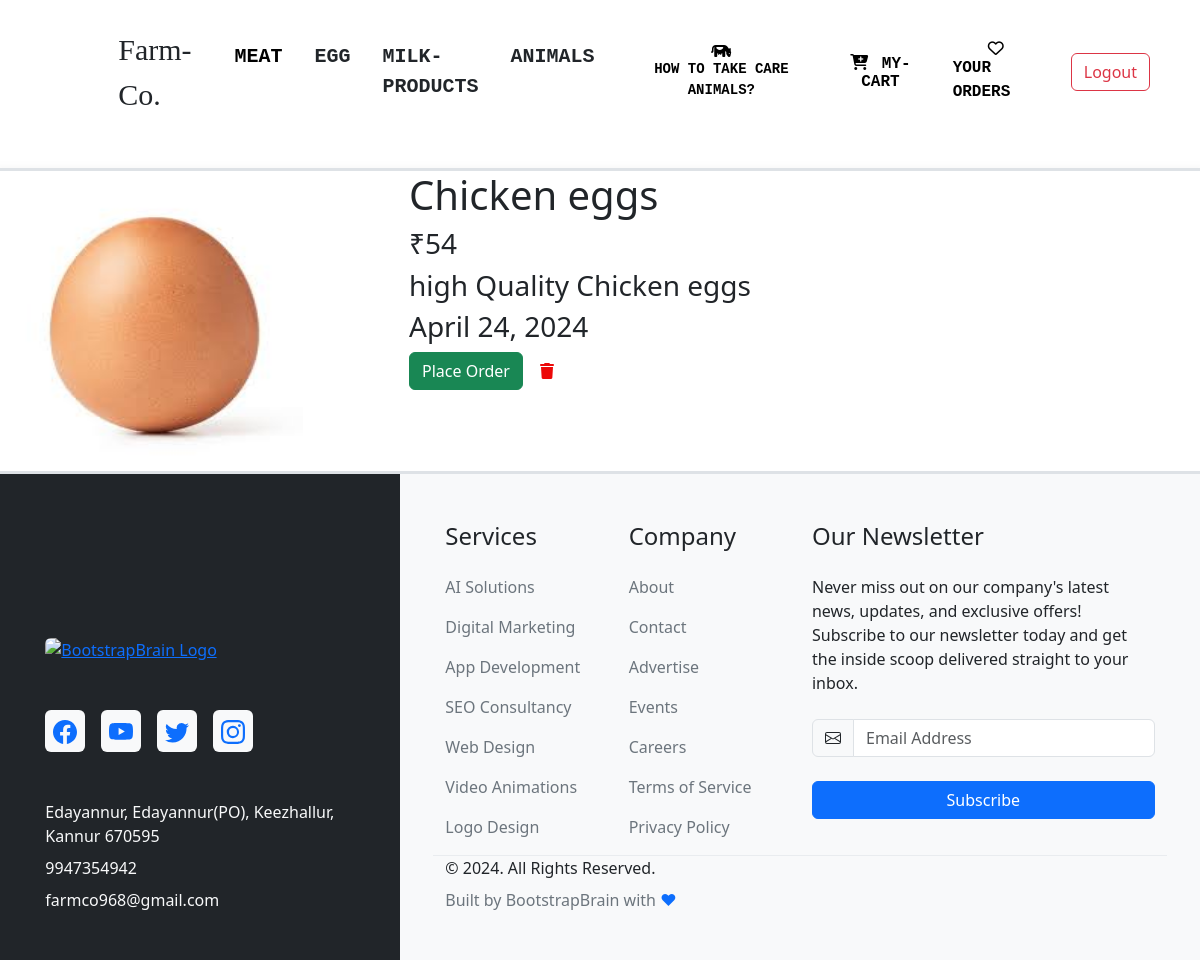
The app's page /user/lcart (signed in) with its own data.
### account/models.py (models this page shows, shortened)
class Cart(models.Model):
    product=models.ForeignKey(products,on_delete=models.CASCADE)
    date=models.DateField(auto_now_add=True)
    user=models.ForeignKey(User,on_delete=models.CASCADE)
    status=models.CharField(max_length=100)

class products(models.Model):
    title=models.CharField(max_length=100)
    description=models.CharField(max_length=500)
    price=models.IntegerField()
    image=models.ImageField(upload_to="product_images")
    options=(
        ('kg','kg'),
        ('litre','litre'),
        ('packet','packet'),
        ('bottle','bottle'),
        ('tin','tin'),
        ('dozen','dozen'),
        ('cownumber','cownumber'),
        ('goatnumber','goatnumber'),
        ('chickennumber','chickennumber'),
        ('pignumber','pignumber'),
        ('ducknumber','ducknumber'),
        ('rabbitnumber','rabbitnumber'),
        ('horsenumber','horsenumber'),
    )
    categories=models.CharField(max_length=200,choices=options)
    stock=models.IntegerField()

### user/views.py (the view)
# urls.py: path("lcart",CartListView.as_view(),name="lcart"),
@method_decorator(dec,name="dispatch")
class CartListView(ListView):
    template_name="cartlist.html"
    queryset=Cart.objects.all()
    context_object_name="cart"
    def get_queryset(self):
        res=super().get_queryset()
        res=res.filter(user=self.request.user)
        return res

### user/views.py (called while the page is built)
def signin_required(fn):
    def inner(request,*args,**kwargs):
        if request.user.is_authenticated:
            return fn(request,*args,**kwargs)
        else:
            return redirect("log")
    return inner

### user/templates/cartlist.html
{% extends 'navbar.html' %}
{% block main %}
<br><br><br><br><br>
{% for i in cart %}
<div class="border border-3 mt-5 shadow rounded row">
    <div class="col-4">
        <img src="{{i.product.image.url}}" height="300px" width="300px" alt="img">
    </div>
    <div class="col-8">
        <h1>{{i.product.title}}</h1>
        <h3>₹{{i.product.price}}</h3>
        <h3>{{i.product.description}}</h3>
        <h3>{{i.date}}</h3>
        <a href="{% url 'por' i.id %}" class="btn btn-success">Place Order</a>
        <a href="{% url 'cdel' i.id %}" class="btn">
            <i class="fa-solid fa-trash" style="color: #ec0909;"></i>
         </a>
    </div>
</div>
{% endfor %}
{% endblock main %}

### records on screen
Cart: product.image (picture), product "Chicken eggs", product.price "54", product.description "high Quality Chicken eggs", date "April 24, 2024"
